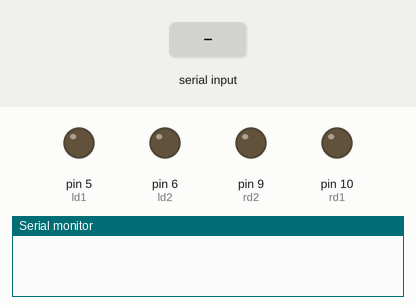
A sketch run on a simulated Arduino Uno, built with avr-gcc and run on an emulated ATmega328P. Parts: output pins drawn as LEDs (lit = HIGH), the last lines printed to the serial monitor. The test bench sets the inputs (shaded band).

Above: at 1.2 s.
1.3 s: "F" received over Serial
At 2.5 s:
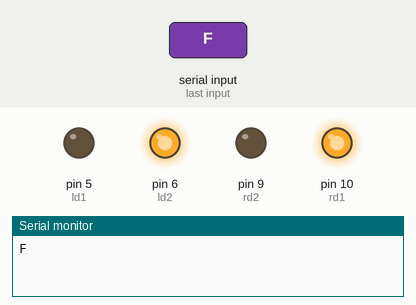
2.8 s: "B" received over Serial
At 3.8 s:
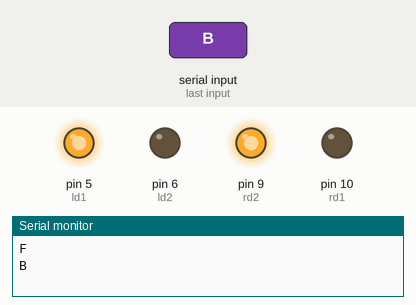
4.3 s: "R" received over Serial
At 4.9 s:
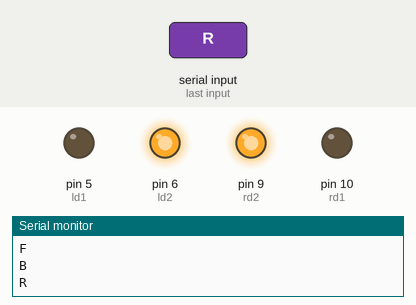
5.8 s: "L" received over Serial
At 6.1 s:
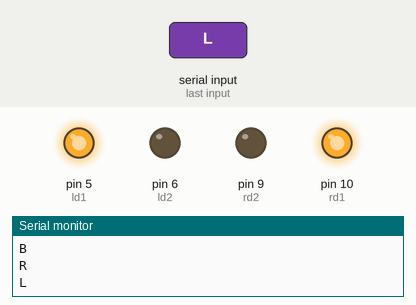
Timing chart, 0 to 8.3 s (numbered marks = the images above; inputs shaded):
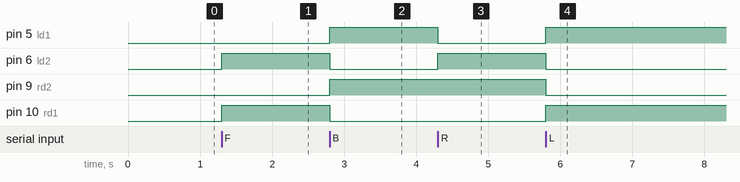

The sketch:

CAR1.ino
```cpp
//int ls=3;
int ld1=5;
int ld2=6;
//int rs=11;
int rd1=10;
int rd2=9;
char t;

void setup() {
  // put your setup code here, to run once:

Serial.begin(9600);
//pinMode(ls,OUTPUT);
pinMode(ld1,OUTPUT);
pinMode(ld2,OUTPUT);
//pinMode(rs,OUTPUT);
pinMode(rd1,OUTPUT);
pinMode(rd2,OUTPUT);

//digitalWrite(ls,150);
//digitalWrite(rs,150);

}


void loop() {
//  put your main code here, to run repeatedly:
while(Serial.available()>0){
     t=Serial.read();
      Serial.println(t);
    switch(t)

    {
    case 'F':
    digitalWrite(rd1,HIGH);
    digitalWrite(rd2,LOW);
    digitalWrite(ld1,LOW);
    digitalWrite(ld2,HIGH);
    break;

    case 'B':
    digitalWrite(rd1,LOW);
    digitalWrite(rd2,HIGH);
    digitalWrite(ld1,HIGH);
    digitalWrite(ld2,LOW);
    break;

    case 'R':
        digitalWrite(rd1,LOW);
        digitalWrite(rd2,HIGH);
        digitalWrite(ld1,LOW);
        digitalWrite(ld2,HIGH);
    break;

    case 'L':
        digitalWrite(rd1,HIGH);
        digitalWrite(rd2,LOW);
        digitalWrite(ld1,HIGH);
        digitalWrite(ld2,LOW);

    break;

case 'S':
    digitalWrite(ld1,LOW);
    digitalWrite(ld2,LOW);
    digitalWrite(rd1,LOW);
    digitalWrite(rd2,LOW);
    break;
    }
//  }
}
}

/*
LEFT
RIGHT
BACKWARD

  FORWARD

    */


    
```

Measured:
- after the input at 1.3 s, pin 6 (ld2), pin 10 (rd1): LOW → HIGH at once
- after the input at 2.8 s, pin 5 (ld1), pin 9 (rd2): LOW → HIGH at once; pin 6 (ld2), pin 10 (rd1): HIGH → LOW at once
- after the input at 4.3 s, pin 5 (ld1): HIGH → LOW at once; pin 6 (ld2): LOW → HIGH at once
- after the input at 5.8 s, pin 5 (ld1), pin 10 (rd1): LOW → HIGH at once; pin 6 (ld2), pin 9 (rd2): HIGH → LOW at once
